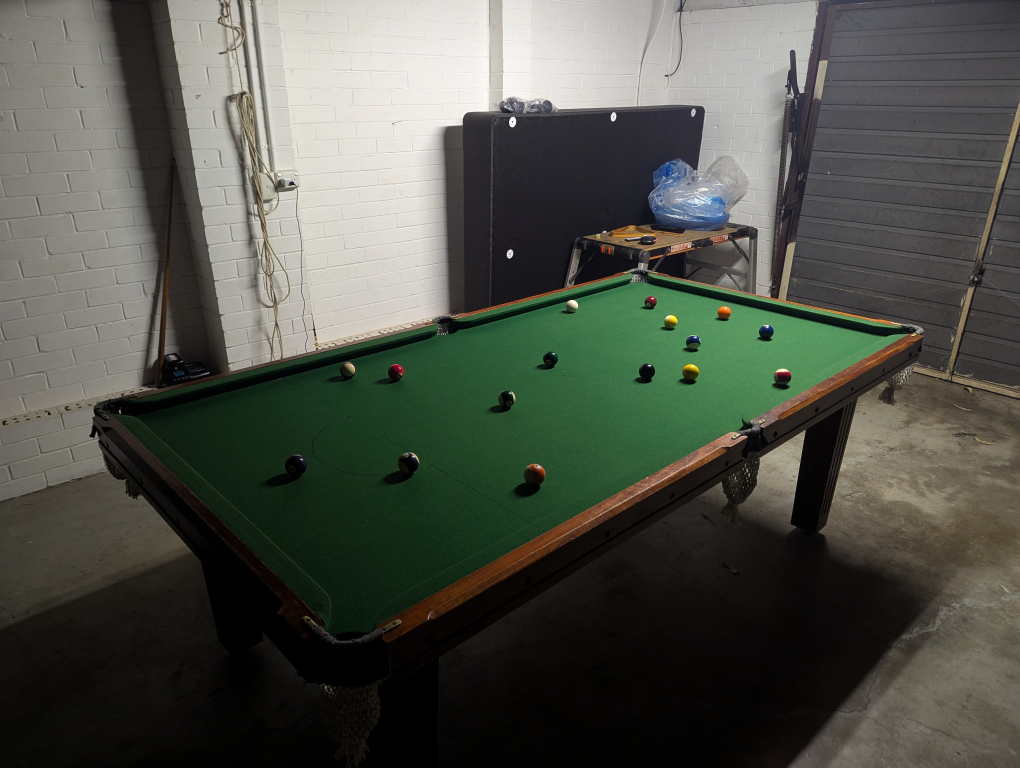
#> input picture images/table/broken_4.jpg, 4080 x 3072 px (shown at 1/4 size)
$ python TableHandler.py
#> lines starting #> are read from the running program, lines starting #| are printed output that depends on the picture; after the words box and inside, x2 and y2 are one past the last pixel; in counts of white or black regions, pixels touching at a corner belong together
#> in detect_pool_table, image is the input picture: shape (3072, 4080, 3); mean B, G, R 73.8, 82.6, 79.6
### util/TouchupImage.py
import cv2
import numpy as np

def touchup_image(img: np.ndarray):
    lab = cv2.cvtColor(img, cv2.COLOR_BGR2LAB)
#> lab: shape (3072, 4080, 3); mean of channels 0, 1, 2 85.1, 125.2, 132.8
    l, a, b = cv2.split(lab)

    # Apply CLAHE to L channel
    clahe = cv2.createCLAHE(clipLimit=2.0, tileGridSize=(8, 8))
    cl = clahe.apply(l)

    # Merge the CLAHE enhanced L channel with the a and b channels
    limg = cv2.merge((cl, a, b))
#> limg: shape (3072, 4080, 3); mean of channels 0, 1, 2 98.3, 125.2, 132.8

    # Convert back to BGR
    enhanced_img = cv2.cvtColor(limg, cv2.COLOR_LAB2BGR)

    # White balance - simple gray world assumption
    b, g, r = cv2.split(enhanced_img)
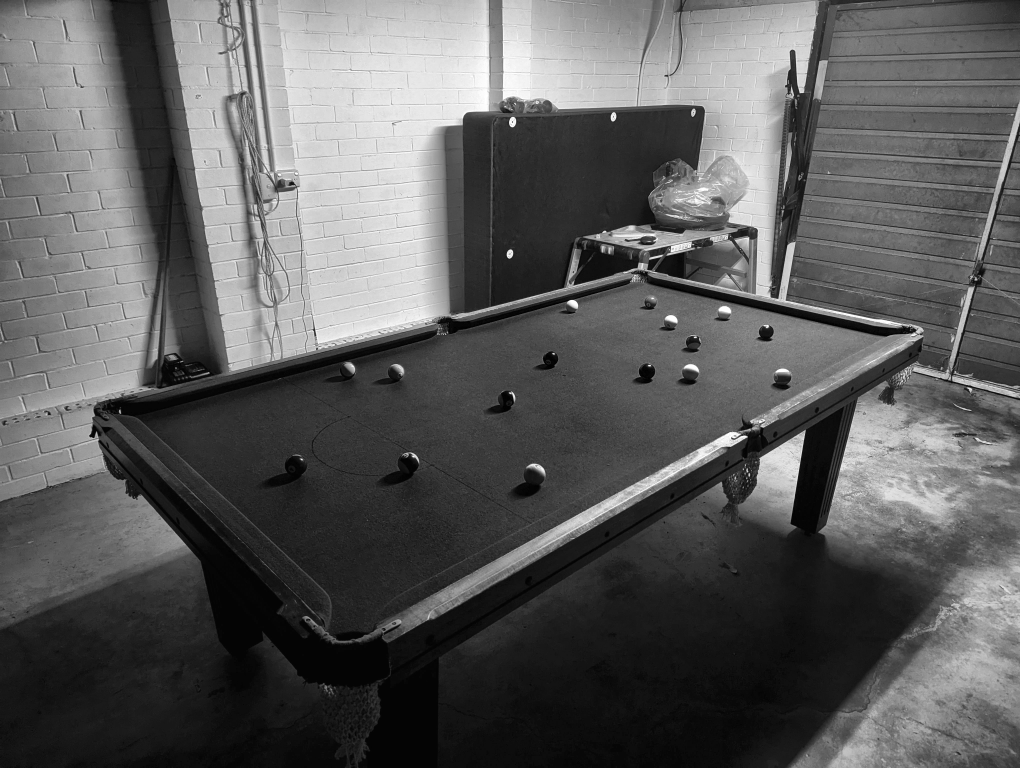
#> r: shape (3072, 4080) (shown at 1/4 size); min 0, max 255, mean 92.2
    r_avg = cv2.mean(r)[0]
#> r_avg = 92.21
    g_avg = cv2.mean(g)[0]
#> g_avg = 95.29
    b_avg = cv2.mean(b)[0]
#> b_avg = 86

    # Find the gain of each channel
    k = (r_avg + g_avg + b_avg) / 3
#> k = 91.17
    kr = k / r_avg
#> kr = 0.989
    kg = k / g_avg
#> kg = 0.957
    kb = k / b_avg
#> kb = 1.06

    # Apply the gain
    r = cv2.addWeighted(src1=r, alpha=kr, src2=0, beta=0, gamma=0)
    g = cv2.addWeighted(src1=g, alpha=kg, src2=0, beta=0, gamma=0)
    b = cv2.addWeighted(src1=b, alpha=kb, src2=0, beta=0, gamma=0)

    # Merge the white balanced channels
    balanced_img = cv2.merge([b, g, r])

    # Additional shadow removal - increase brightness in dark areas
    hsv = cv2.cvtColor(balanced_img, cv2.COLOR_BGR2HSV)
#> hsv: shape (3072, 4080, 3); mean H, S, V 87.4, 43.6, 99.1
    h, s, v = cv2.split(hsv)
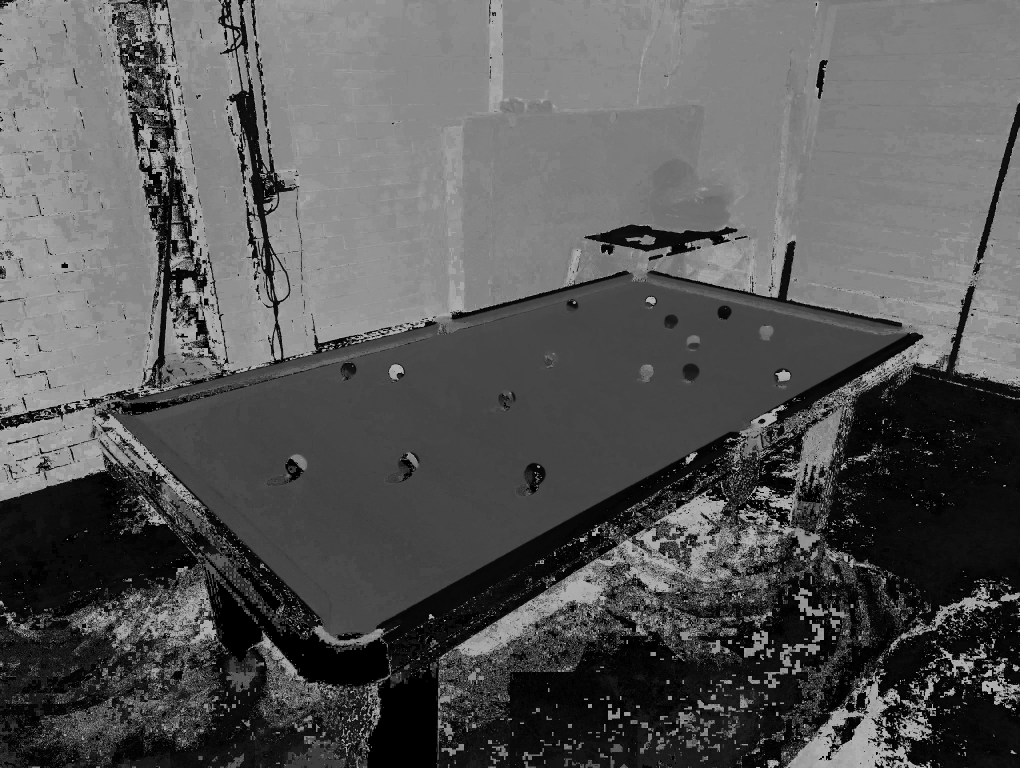
#> h: shape (3072, 4080) (shown at 1/4 size); min 0, max 179, mean 87.4
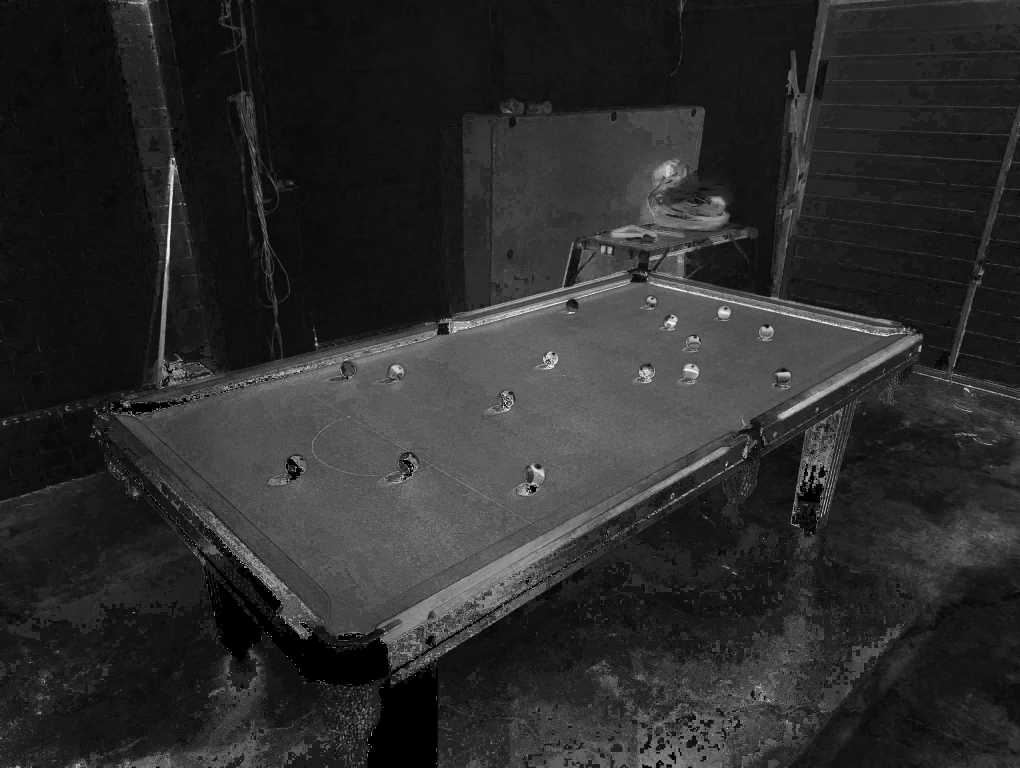
#> s: shape (3072, 4080) (shown at 1/4 size); min 0, max 255, mean 43.6

    # Increase brightness in darker areas while preserving highlights
    # Simple gamma correction on V channel
    gamma = 1.2
    v_corrected = np.power(v / 255.0, 1.0 / gamma) * 255.0
    v_corrected = v_corrected.astype(np.uint8)

    hsv_corrected = cv2.merge([h, s, v_corrected])
#> hsv_corrected: shape (3072, 4080, 3); mean H, S, V 87.4, 43.6, 111.4
    shadow_free = cv2.cvtColor(hsv_corrected, cv2.COLOR_HSV2BGR)

    #returns BGR format
    return shadow_free

### TableHandler.py
import cv2
import numpy as np
from util.TouchupImage import touchup_image


#green color range
lower_green = np.array([35, 40, 40])
upper_green = np.array([90, 255, 255])


def detect_pool_table(image_path: str, debug: bool = False):
    image = cv2.imread(image_path)

    if image is not None:
        touchedup_image = touchup_image(image)
        hsv = cv2.cvtColor(touchedup_image, cv2.COLOR_BGR2HSV)
#> hsv: shape (3072, 4080, 3); mean H, S, V 87.2, 45.3, 111.4

        #use a mask to find the contours
        mask = cv2.inRange(hsv, lower_green, upper_green)
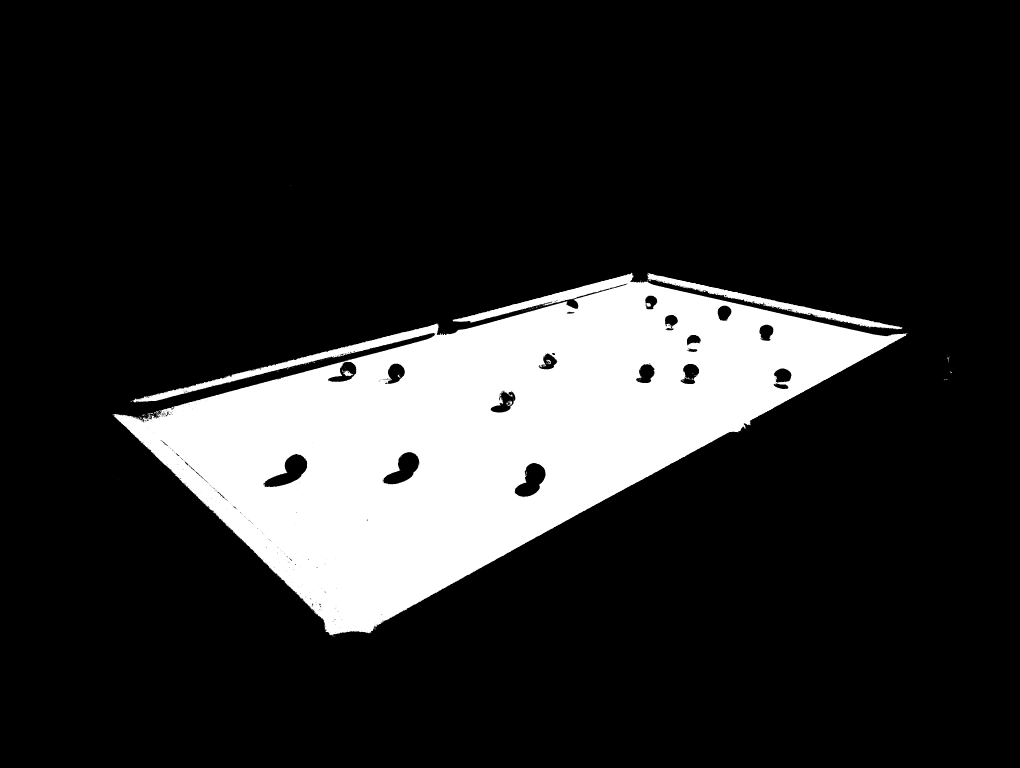
#> mask: shape (3072, 4080) (shown at 1/4 size); 16.4% white; 352 white regions (334 under 20 px), largest, box (x1, y1, x2, y2) and area: (452, 1090, 3631, 2541) 2032022, (2589, 1092, 3609, 1317) 24474, (1373, 1481, 1414, 1505) 471

        kernel = np.ones((5, 5), np.uint8)
        mask = cv2.morphologyEx(mask, cv2.MORPH_CLOSE, kernel)
#> mask: shape (3072, 4080); 16.5% white; 41 white regions (34 under 20 px), largest, box (x1, y1, x2, y2) and area: (449, 1089, 3631, 2547) 2067813, (2184, 1439, 2204, 1458) 264, (567, 1658, 586, 1665) 71
        mask = cv2.morphologyEx(mask, cv2.MORPH_OPEN, kernel)
#> mask: shape (3072, 4080); 16.5% white; 8 white regions

        contours, _ = cv2.findContours(mask, cv2.RETR_EXTERNAL, cv2.CHAIN_APPROX_SIMPLE)
#> contours = 5 contours, 1 with area under 20; largest, box (x1, y1, x2, y2) and area: (451, 1092, 3625, 2544) 2097482, (2589, 1093, 3611, 1317) 24658, (1373, 1483, 1411, 1504) 504, (573, 1658, 580, 1664) 28

        if not contours:
            print("No table found")
            return

        #find the largest contour
        largest_contour = max(contours, key=cv2.contourArea)
#> largest_contour = contour of 5339 points, box (x1, y1, x2, y2) (451, 1092, 3625, 2544), area 2097482


        hull = cv2.convexHull(largest_contour, True)
#> hull = contour of 17 points, box (x1, y1, x2, y2) (451, 1092, 3625, 2544), area 2256016

        if debug:
            cv2.drawContours(touchedup_image, [largest_contour], -1, (255, 0, 0), 10)
            cv2.drawContours(touchedup_image, [hull], -1, (0, 255, 0), 10)

        perimeter = cv2.arcLength(hull, True)
#> perimeter = 7142.7
        epsilon_factor = 0.02
        #adjust the epsilon factor to get a 4 sided polygon
        for i in range(10):
            approx = cv2.approxPolyDP(hull, epsilon_factor * perimeter, True)
            if len(approx) == 4:
                break

            epsilon_factor += 0.002
#> this loop made 1 pass
#> approx on pass 1: [[3624, 1335], [1478, 2533], [451, 1661], [2523, 1092]]
#> after the loop, epsilon_factor = 0.02

        if len(approx) != 4:
            print("No table found")
            return

        # cv2.drawContours(touchedup_image, [approx], -1, (0, 0, 255), 10)

        #sort the points
        approx = sorted(approx, key=lambda p: p[0][1]) # Sort by y-coordinate
#> approx = [[[2523, 1092]], [[3624, 1335]], [[451, 1661]], [[1478, 2533]]]

        # Now sort left-right for the top and bottom pairs
        top_points = sorted(approx[:2], key=lambda p: p[0][0])  # Top-left, top-right
#> top_points = [[[2523, 1092]], [[3624, 1335]]]
        bottom_points = sorted(approx[2:], key=lambda p: p[0][0])  # Bottom-left, bottom-right
#> bottom_points = [[[451, 1661]], [[1478, 2533]]]

        #want to get the ratio of distance between points to determine which way is the longer side
        top_len = np.linalg.norm(top_points[0] - top_points[1])
#> top_len = 1127.5
        side_len = np.linalg.norm(bottom_points[0] - top_points[0])
#> side_len = 2148.7
        if top_len > side_len:
            ordered_corners = np.array([top_points[0], top_points[1], bottom_points[1], bottom_points[0]])
        else:
            # ordered_corners = np.array([top_points[1], bottom_points[1], bottom_points[0], top_points[0]])
            ordered_corners = np.array([bottom_points[0], top_points[0], top_points[1], bottom_points[1]])
#> ordered_corners = [[451, 1661], [2523, 1092], [3624, 1335], [1478, 2533]]

        #warp the image to a top down view
        table_length = 800
        table_width = 400
        dst = np.array([[0, 0], [table_length, 0], [table_length, table_width], [0, table_width]], np.float32)

        matrix = cv2.getPerspectiveTransform(ordered_corners.astype(np.float32), dst)
#> matrix = [[-0.885, 1.04, -1331.5], [-0.792, -2.88, 5148.8], [-6.87e-06, -0.00368, 1]]
        warped = cv2.warpPerspective(touchedup_image, matrix, (table_length, table_width))
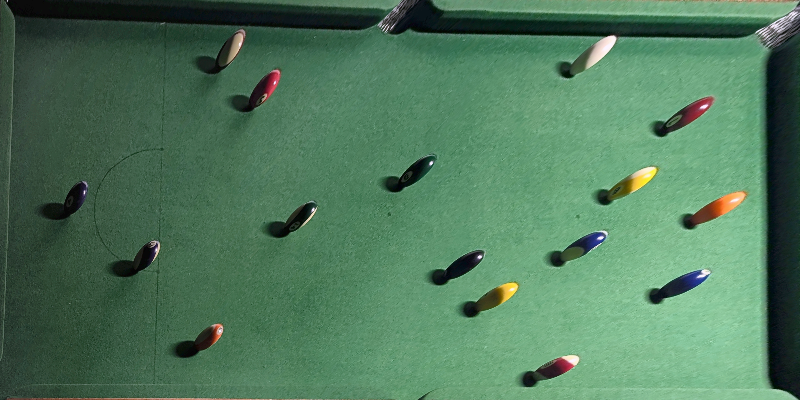
#> warped: shape (400, 800, 3); mean B, G, R 92, 121.1, 79.6

        #find the balls

        #draw the contour
        cv2.drawContours(touchedup_image, [ordered_corners.astype(int)], -1, (255, 0, 255), 10)
        cv2.circle(touchedup_image, (ordered_corners[0][0]).astype(int), 40, (0, 0, 255), -1)

        #scale the final image
        w = 800
        old_w = touchedup_image.shape[1]
#> old_w = 4080
        scale = w / old_w
#> scale = 0.196
        h = int(touchedup_image.shape[0] * scale)
#> h = 602
        final_image = cv2.resize(touchedup_image, (w, h))
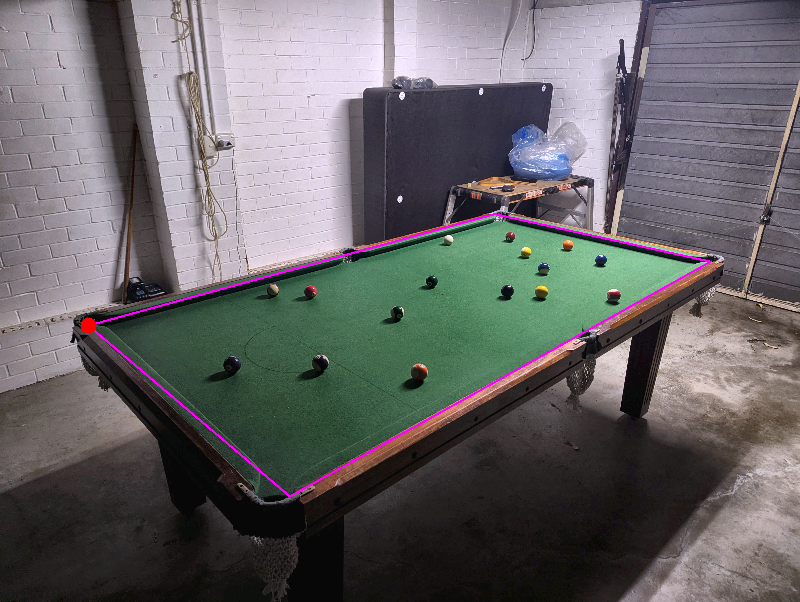
#> final_image: shape (602, 800, 3); mean B, G, R 102.7, 101.3, 103
        # final_image = cv2.resize(mask, (w, h))

        #display the image
        cv2.imshow("Table", final_image)
        cv2.imshow("Warped", warped)
        if cv2.waitKey(0) == ord('q'):
#> (key q is pressed here)
            cv2.destroyAllWindows()

    else:
        print("Image not found")


if __name__ == "__main__":
    # image_name = "broken_1"
    image_name = "broken_4"
    image_path = f"images/table/{image_name}.jpg"

    detect_pool_table(image_path)

$ run again, with images/table/broken_topdown_1.jpg copied over images/table/broken_4.jpg
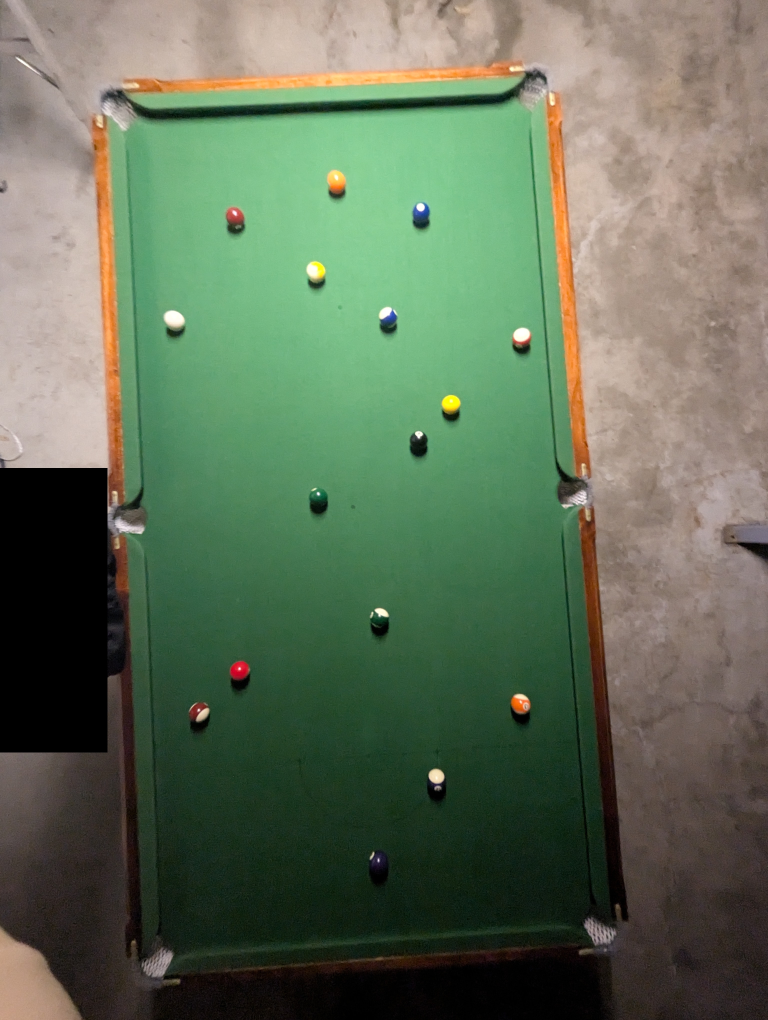
#> input picture images/table/broken_topdown_1.jpg, 3072 x 4080 px (shown at 1/4 size)
#> in detect_pool_table, image is the input picture: shape (4080, 3072, 3); mean B, G, R 88.2, 111.4, 97.1
#> lab: shape (4080, 3072, 3); mean of channels 0, 1, 2 113.6, 118.8, 139.4
#> limg: shape (4080, 3072, 3); mean of channels 0, 1, 2 121.7, 118.8, 139.4
#> r_avg = 104.2
#> g_avg = 118.7
#> b_avg = 95.28
#> k = 106.1
#> kr = 1.02
#> kg = 0.893
#> kb = 1.11
#> hsv_corrected: shape (4080, 3072, 3); mean H, S, V 106.6, 67.1, 134.6
#> in detect_pool_table, `mask = cv2.morphologyEx(mask, cv2.MORPH_CLOSE, kernel)`:
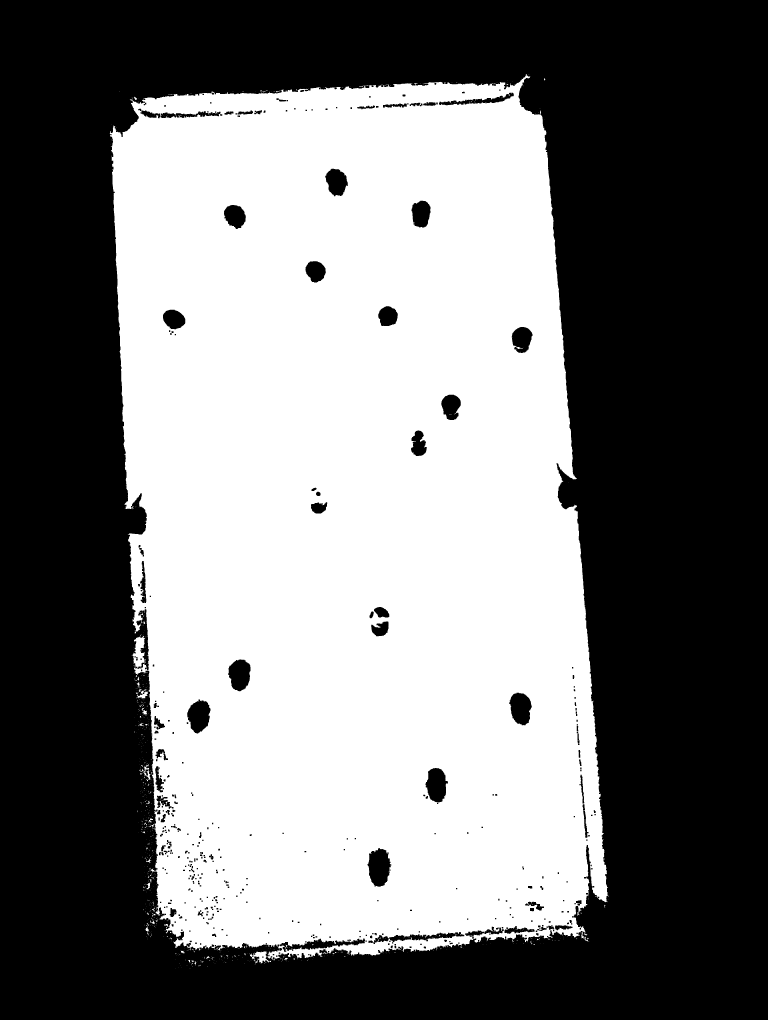
#> mask: shape (4080, 3072) (shown at 1/4 size); 46.8% white; 768 white regions (709 under 20 px), largest, box (x1, y1, x2, y2) and area: (439, 296, 2435, 3853) 5858127, (543, 2757, 592, 2795) 750, (565, 2832, 588, 2863) 263
#> contours = 41 contours, 3 with area under 20; largest, box (x1, y1, x2, y2) and area: (442, 303, 2430, 3822) 5979643, (1071, 3791, 1294, 3834) 4302, (531, 2548, 578, 2667) 3565, (1014, 3806, 1068, 3853) 1336, (551, 2767, 590, 2793) 450
#> largest_contour = contour of 4680 points, box (x1, y1, x2, y2) (442, 303, 2430, 3822), area 5979643
#> hull = contour of 37 points, box (x1, y1, x2, y2) (442, 303, 2430, 3822), area 6154052
#> perimeter = 10138.9
#> the loop in detect_pool_table, `for i in range(10):` made 1 pass
#> approx on pass 1: [[2111, 303], [2425, 3607], [703, 3785], [453, 506]]
#> after the loop in detect_pool_table, `for i in range(10):`: epsilon_factor = 0.02
#> in detect_pool_table, `approx = sorted(approx, key=lambda p: p[0][1])`: approx = [[[2111, 303]], [[453, 506]], [[2425, 3607]], [[703, 3785]]]
#> top_points = [[[453, 506]], [[2111, 303]]]
#> bottom_points = [[[703, 3785]], [[2425, 3607]]]
#> top_len = 1670.4
#> side_len = 3288.5
#> ordered_corners = [[703, 3785], [453, 506], [2111, 303], [2425, 3607]]
#> matrix = [[-0.0252, -0.244, 941.9], [0.243, -0.0186, -100.9], [7.14e-06, 1.08e-05, 1]]
#> in detect_pool_table, `warped = cv2.warpPerspective(touchedup_image, matrix, (table_length, t..`:
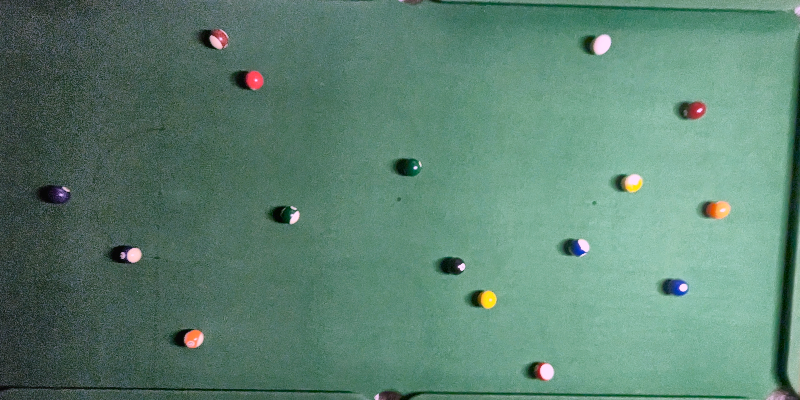
#> warped: shape (400, 800, 3); mean B, G, R 114, 130.4, 92.6
